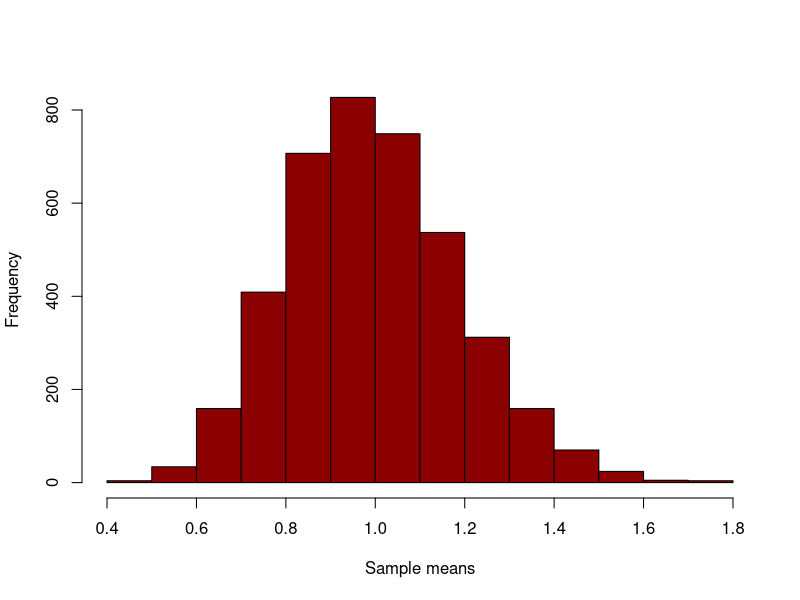

The R source for this figure:
numberOfSamples=4000
sampleSize=26
populationDistribution= 'exponential'
set.seed(123)
samplelist<-c()
sample.mean <- numeric(numberOfSamples)
if(sampleSize >25 && numberOfSamples >100 )
{
  if(populationDistribution == 'uniform')
  {
    for(i in 1:numberOfSamples)
    {
      sampl=runif(sampleSize)
      samplelist=c(samplelist,mean(sampl))
    }
  }else if( populationDistribution == 'normal')
  {
    for(i in 1:numberOfSamples)
    {
      sampl=rnorm(sampleSize)
     samplelist=c(samplelist,mean(sampl))
    }
  }else if( populationDistribution == 'poisson')
  {
    for(i in 1:numberOfSamples)
    { sampl=rpois(sampleSize)
      samplelist=c(samplelist,mean(sampl))
    }
  }
  else if( populationDistribution == 'binomial')
  {
    for(i in 1:numberOfSamples)
    { sampl=rbinom(sampleSize)
      samplelist=c(samplelist,mean(sampl))
    }
  }else if( populationDistribution == 'exponential')
  {
    for(i in 1:numberOfSamples)
    {
      sampl=rexp(sampleSize)
      samplelist=c(samplelist,mean(sampl))
    }
  }else if( populationDistribution == 'geometric')
  {
    for(i in 1:numberOfSamples)
    {
      sampl=rgeom(sampleSize)
      samplelist=c(samplelist,mean(sampl))
    }
  }
  else
  {
    for(i in 1:numberOfSamples)
  {
    do.call(populationDistribution, sampleSize)
  }
  }
  results <- c()
  for ( i in 1:numberOfSamples)
  {
    results<-c(results, mean(samplelist[[i]]))
  }
  hist(samplelist, main="", xlab = "Sample means", col = "darkred")
  # fill in the list with the mean and std you compute
  result <- list("mean"=mean(samplelist), "se"=sd(samplelist)/sqrt(numberOfSamples))
  return(result)
}else
{
  print("Enter sample size > 25 and number of samples > 100")
  return()
}
